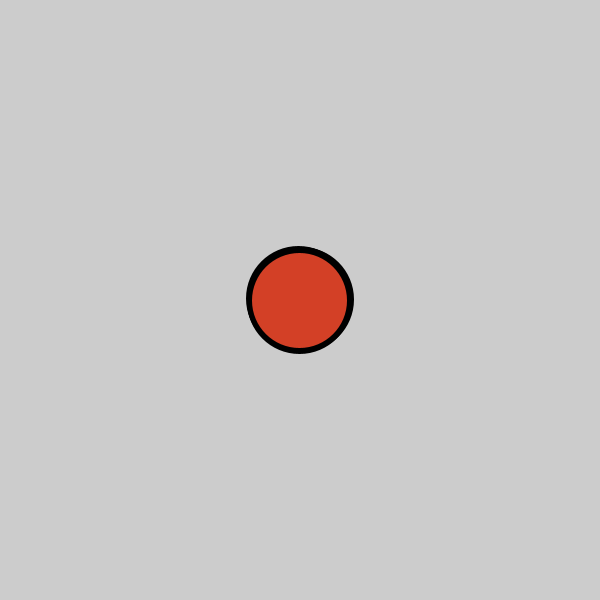
Frame 1 (no input)
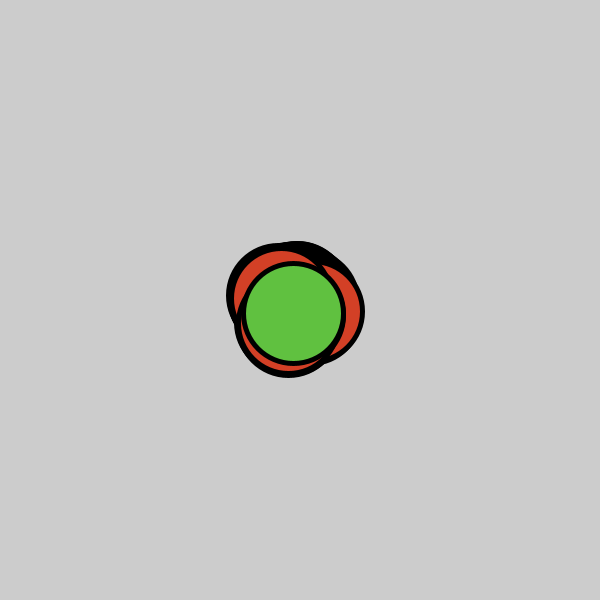
Frame 60 (the mouse pressed at the canvas centre just before this capture)
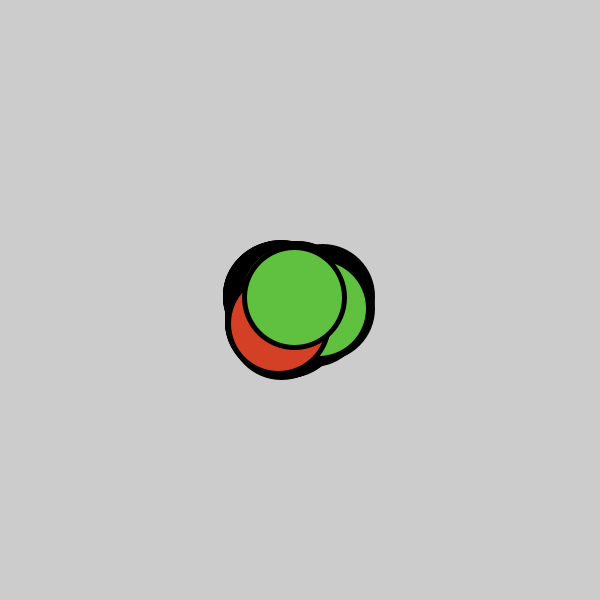
Frame 120 (the mouse held since frame 60 and released just before this capture)

The Processing sketch that drew these frames (run headless with seeded random() and noise(); from frame 60 on, the mouse is pressed at the canvas centre):

// Processing sketch: U2_Checkpoint_2A1_sketch
// ── U2_Checkpoint_2A1_sketch.pde
//Sophia Song
//Mar 4 2025

Mover[] myMovers;
int n = 5;
color red = #D34026;
color green = #60C140;
color blue = #3E94CB;
color[] colors = {red, green, blue};
int randomColor = (int) random(0, 3);

void setup() {
  size(600, 600);
  myMovers = new Mover[n];
  //myMovers[0] = new Mover();
  int i = 0;
  while (i < n) {
    myMovers[i] = new Mover();
    i++;
  }
}

void draw() {
  int i = 0;
  while (i < n) {
    myMovers[i].act();
    myMovers[i].show();
    i++;
  }
}

// ── Mover.pde
class Mover {
  
  //instance variables
  float x, y;
  

  //constructor
  Mover() {
    x = width/2;
    y = height/2;
  }
  
  //behaviour functions
  void show() {
    color col;
    randomColor = (int) random(0, 3);
    col = colors[randomColor];
    stroke(0);
    strokeWeight(5);

    fill(col);
    circle(x, y, 100);
  }
  
  void act() {
    x = x + random(-2, 2);
    y = y + random(-2, 2);
  }
}
